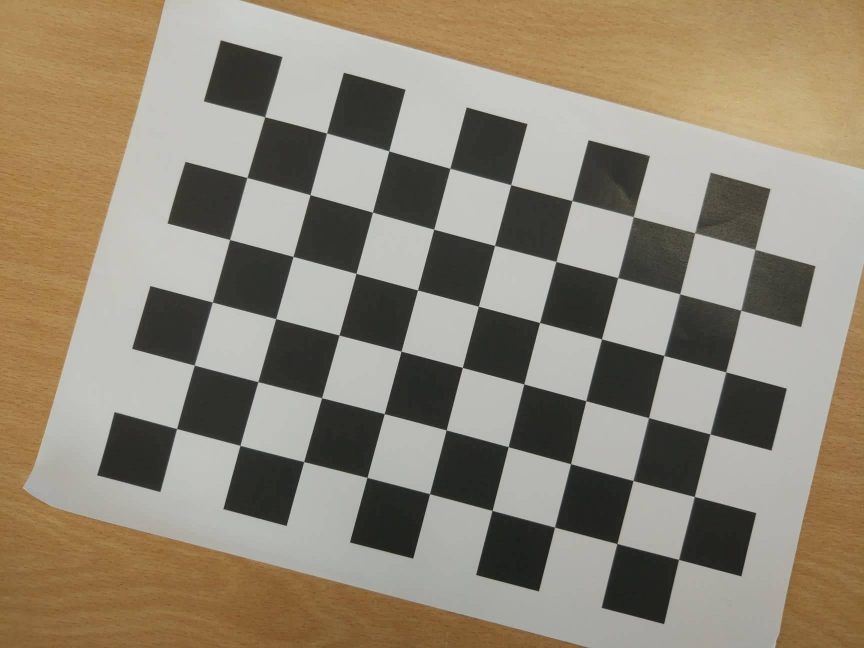
#> input picture calibration/10_calib.jpg, 1728 x 1296 px, found by its file name (shown at 1/2 size); its folder holds 4 pictures in this run
$ python main.py calibration/10_calib.jpg   (older library calls are emulated)
#> lines starting #> are read from the running program, lines starting #| are printed output that depends on the picture; after the words box and inside, x2 and y2 are one past the last pixel; in counts of white or black regions, pixels touching at a corner belong together
import numpy as np
import cv2
import os
import glob
import sys


'''
    Calibration and Undistortion procedure
'''
def calibrateAndUndistort(new_capture):
    criteria = (cv2.TERM_CRITERIA_EPS + cv2.TERM_CRITERIA_MAX_ITER, 30, 0.001)

    objp = np.zeros((9 * 6, 3), np.float32)
    objp[:, :2] = np.mgrid[0:6, 0:9].T.reshape(-1, 2)

    objpoints = []
    imgpoints = []

    images = glob.glob('calibration/*_calib.jpg')
    for fname in images:
        img = cv2.imread(fname)
        gray = cv2.cvtColor(img, cv2.COLOR_BGR2GRAY)

        ret, corners = cv2.findChessboardCorners(gray, (6, 9), None)

        if ret == True:
            objpoints.append(objp)
            corners2 = cv2.cornerSubPix(gray, corners, (11, 11), (-1, -1), criteria)
            imgpoints.append(corners2)

            img = cv2.drawChessboardCorners(img, (6, 9), corners2, ret)

    cv2.destroyAllWindows()
    ret, mtx, dist, rvecs, tvecs = cv2.calibrateCamera(objpoints, imgpoints, gray.shape[::-1], None, None)

    img = new_capture
    h, w = img.shape[:2]
    newcameramtx, roi = cv2.getOptimalNewCameraMatrix(mtx, dist, (w, h), 1, (w, h))
    img = cv2.undistort(img, mtx, dist, None, newcameramtx)

    return np.uint8(img)


'''
    Matching round algorithm, returning the best candidate at that iteration
'''
# [28 lines left out: function best_match, not called in this run]


'''
    Min absolute distance calc
'''
# [10 lines left out: function minDistanceLine, not called in this run]


'''
    Give an template (img), the line coordinates and the label of the given template,
    finds the nearest line, predicting the note
'''
# [31 lines left out: function best_match_note, not called in this run]


'''
    Custom image processing sequence applied on the input image and on the templates
'''
# [10 lines left out: function preprocess, not called in this run]


'''
    Main
'''
# [101 lines left out: function run, not called in this run]


'''
    Auxiliary function to get the chess rectangles and afterwards delete it (paint as white)
'''
# [24 lines left out: function getChessRectangle, not called in this run]


'''
    Finds chessboards centers on the input img and applies perspective transformation
'''
def findChessboards(img):#
    pattern_size = (3,3)
    centers = []
    while(True):
        ret, corners = cv2.findChessboardCorners(img, pattern_size, None)
        # If found, add object points, image points
        if ret == True:
            # Draw and display the corners
            cv2.drawChessboardCorners(img, pattern_size, corners, ret)
            center = corners[4]
            centers.append(center)
            maxHeight, minHeight, maxWidth, minWidth = getChessRectangle(corners)

            offset = np.float32(50)
            cv2.rectangle(img, (minHeight-offset, minWidth-offset), (maxHeight+offset, maxWidth+offset), (255, 255, 255), cv2.FILLED)

        if ret == False:
            break

    sorted_ctrs = sorted(centers, key=lambda centers: cv2.boundingRect(centers)[0]* img.shape[0] - cv2.boundingRect(centers)[1] * img.shape[1] )
    lb= sorted_ctrs[0]
    lt= sorted_ctrs[1]
    rb= sorted_ctrs[2]
    rt= sorted_ctrs[3]

    src_pts = np.array([lt[0], rt[0], rb[0], lb[0]], dtype=np.float32)

    warp = perspective_transform(img, src_pts)

    return warp


'''
    Applies perspective transformation based on chess centers
'''
# [22 lines left out: function perspective_transform, not called in this run]


'''
    Reads input image, calibrates and rectifies lens distortion, returning a clean image from perspective transformation
'''
def readCalibUndist(img):
    img = cv2.cvtColor(img, cv2.COLOR_BGR2GRAY)
    img = calibrateAndUndistort(img)
    _, img = cv2.threshold(img, 127, 255, cv2.ADAPTIVE_THRESH_MEAN_C, cv2.THRESH_BINARY)
    img = findChessboards(img)

    return img


################################################################################################################

img = cv2.imread("sheets/"+sys.argv[1])
#> img is the input picture: shape (1296, 1728, 3); mean B, G, R 116.8, 134.3, 144.3
img = readCalibUndist(img)
#> in readCalibUndist, `img = cv2.cvtColor(img, cv2.COLOR_BGR2GRAY)`:
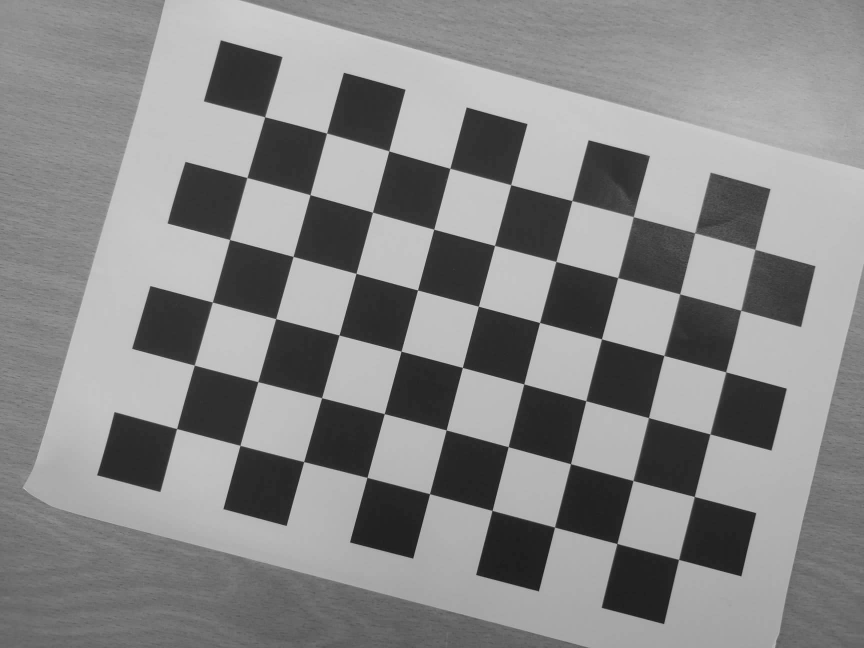
#> img: shape (1296, 1728) (shown at 1/2 size); min 15, max 218, mean 135.3
#> in calibrateAndUndistort, `ret, corners = cv2.findChessboardCorners(gray, (6, 9), None)`: ret = True; corners = 54 rows, first 8: [353.5, 857.5], [389.2, 730.7], [425.3, 604.6], [459.6, 479.6], [494.5, 355.7], [529.9, 234.2], [480.7, 891.4], [516.3, 763.8]
#> in calibrateAndUndistort, `corners2 = cv2.cornerSubPix(gray, corners, (11, 11), (-1, -1), criteria)`: corners2 = 54 rows, first 8: [353.7, 857.6], [389.1, 730.7], [425.2, 604.6], [459.6, 479.5], [494.4, 355.6], [529.9, 234.2], [480.5, 891.2], [516.3, 763.8]
#> in calibrateAndUndistort, `img = cv2.drawChessboardCorners(img, (6, 9), corners2, ret)`:
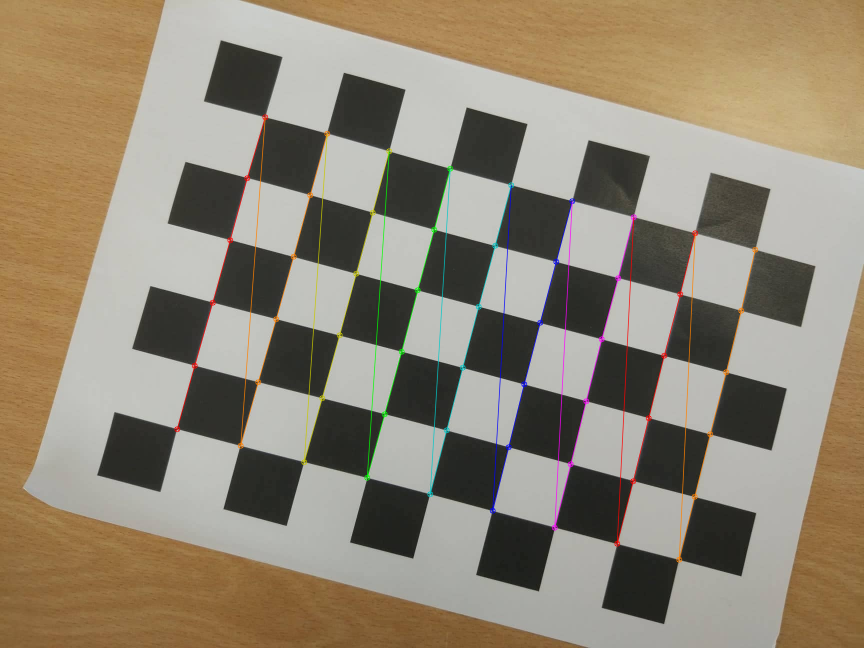
#> img: shape (1296, 1728, 3) (shown at 1/2 size); 1.65% of pixels changed, all inside (x1, y1, x2, y2) = (348, 228, 1517, 1126)
#> pass 2 of the loop in calibrateAndUndistort, `for fname in images:`:
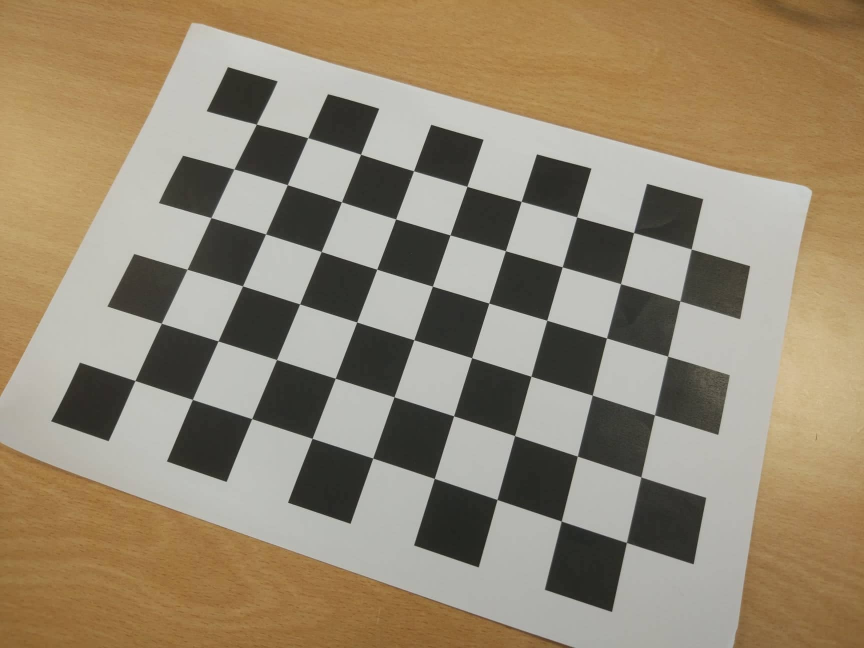
#> input picture calibration/1_calib.jpg, 1728 x 1296 px (shown at 1/2 size)
#> in calibrateAndUndistort, img is the input picture: shape (1296, 1728, 3); mean B, G, R 113.1, 135.6, 149.4
#> in calibrateAndUndistort, `gray = cv2.cvtColor(img, cv2.COLOR_BGR2GRAY)`:
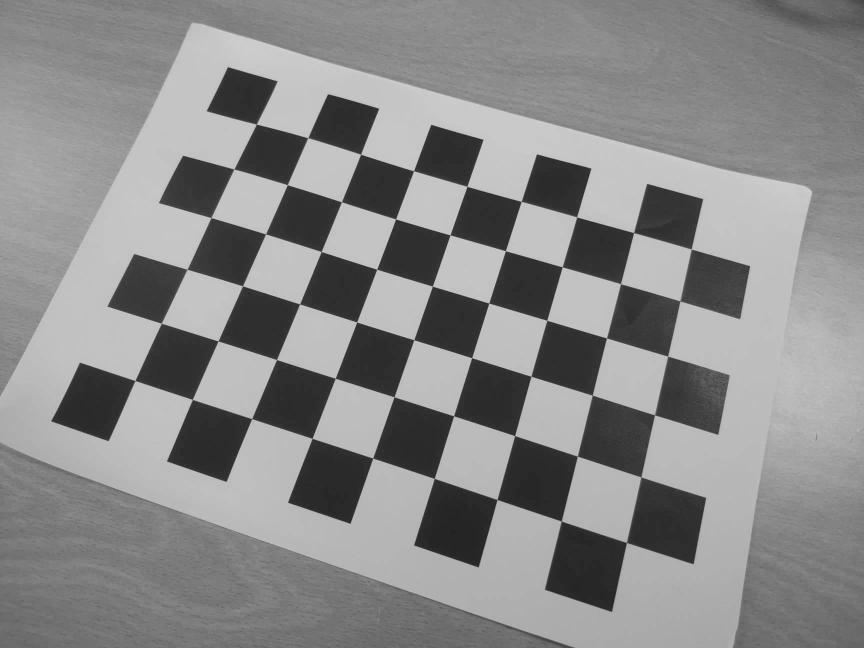
#> gray: shape (1296, 1728) (shown at 1/2 size); min 22, max 227, mean 137.2
#> corners = 54 rows, first 8: [270.4, 761.6], [323.3, 647.1], [374.8, 539], [422.5, 435.8], [468.6, 338.7], [513.5, 249.2], [385.3, 799.3], [436.7, 682.4]
#> corners2 = 54 rows, first 8: [270.4, 761.6], [323.3, 647], [374.6, 539.1], [422.4, 435.6], [468.4, 338.5], [513.3, 248.8], [385.3, 799.3], [436.5, 682.4]
#> in calibrateAndUndistort, `img = cv2.drawChessboardCorners(img, (6, 9), corners2, ret)`:
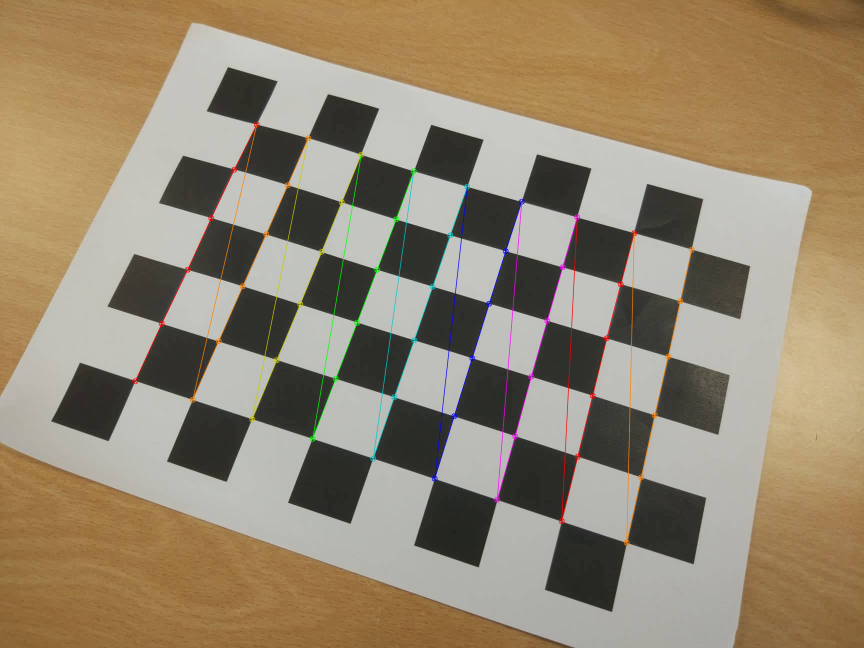
#> img: shape (1296, 1728, 3) (shown at 1/2 size); 1.49% of pixels changed, all inside (x1, y1, x2, y2) = (264, 243, 1390, 1092)
#> pass 3 of the loop in calibrateAndUndistort, `for fname in images:`:
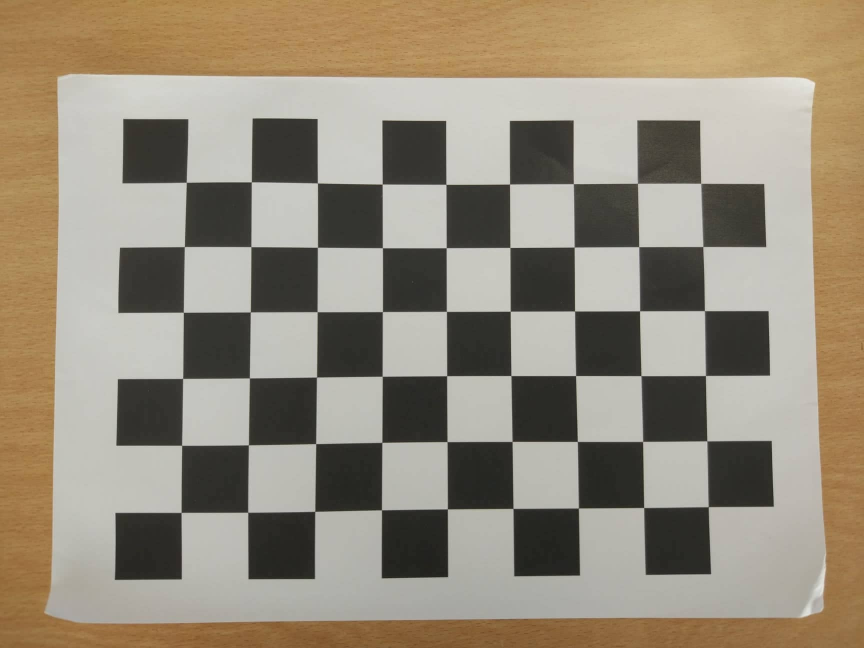
#> input picture calibration/2_calib.jpg, 1728 x 1296 px (shown at 1/2 size)
#> in calibrateAndUndistort, img is the input picture: shape (1296, 1728, 3); mean B, G, R 122.1, 139.3, 149.4
#> in calibrateAndUndistort, `gray = cv2.cvtColor(img, cv2.COLOR_BGR2GRAY)`:
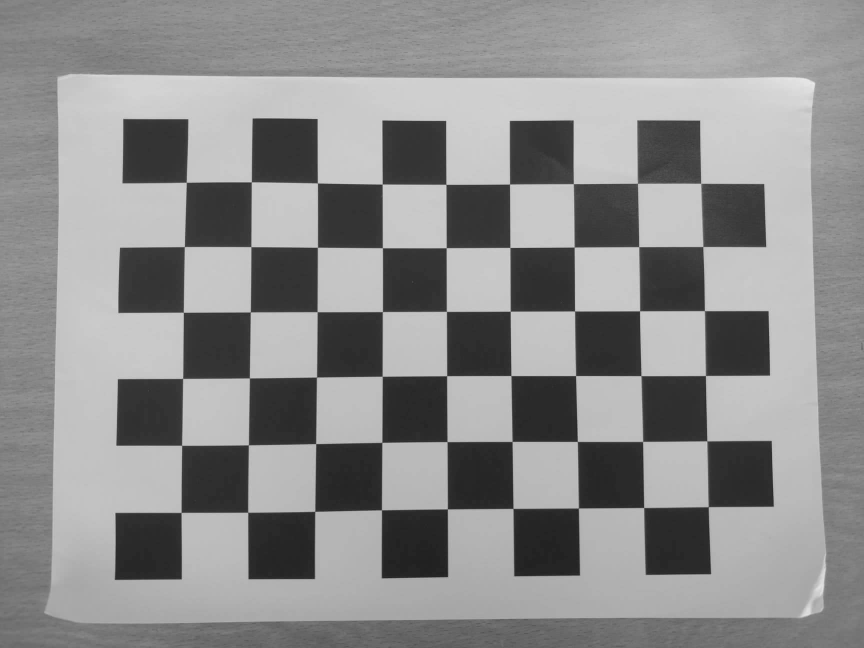
#> gray: shape (1296, 1728) (shown at 1/2 size); min 29, max 240, mean 140.4
#> corners = 54 rows, first 8: [362.6, 1025.3], [363.7, 891.3], [366, 757.3], [367.4, 624.9], [369.4, 493.7], [372.9, 365.1], [495.7, 1024.8], [497.3, 890.2]
#> corners2 = 54 rows, first 8: [362.7, 1025.3], [363.7, 891.1], [365.9, 757.3], [367.2, 624.9], [369.3, 493.7], [373, 365], [496, 1024.9], [497.3, 890.2]
#> in calibrateAndUndistort, `img = cv2.drawChessboardCorners(img, (6, 9), corners2, ret)`:
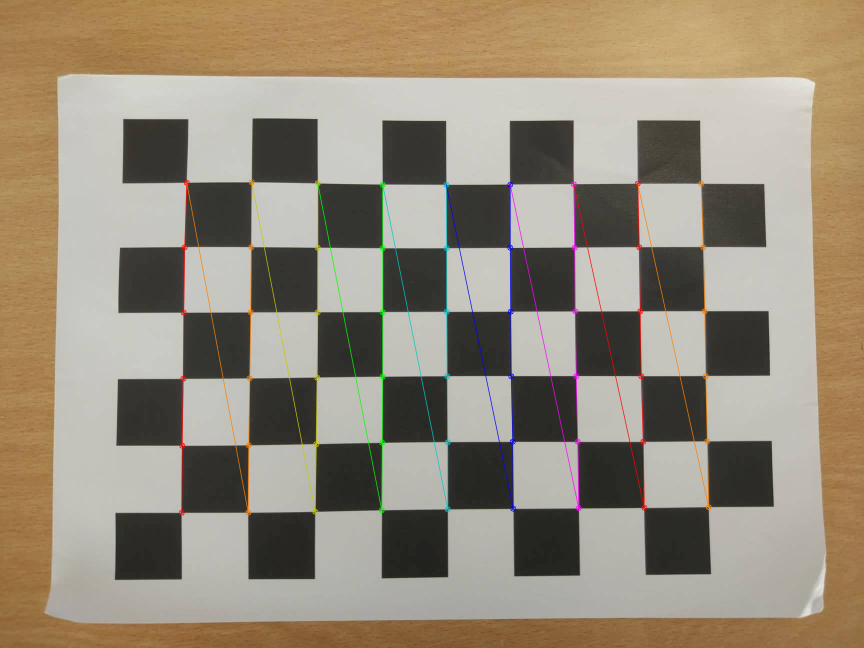
#> img: shape (1296, 1728, 3) (shown at 1/2 size); 1.68% of pixels changed, all inside (x1, y1, x2, y2) = (357, 358, 1424, 1032)
#> the loop made 4 passes; the first 3 are shown
#> in calibrateAndUndistort, `img = cv2.undistort(img, mtx, dist, None, newcameramtx)`:
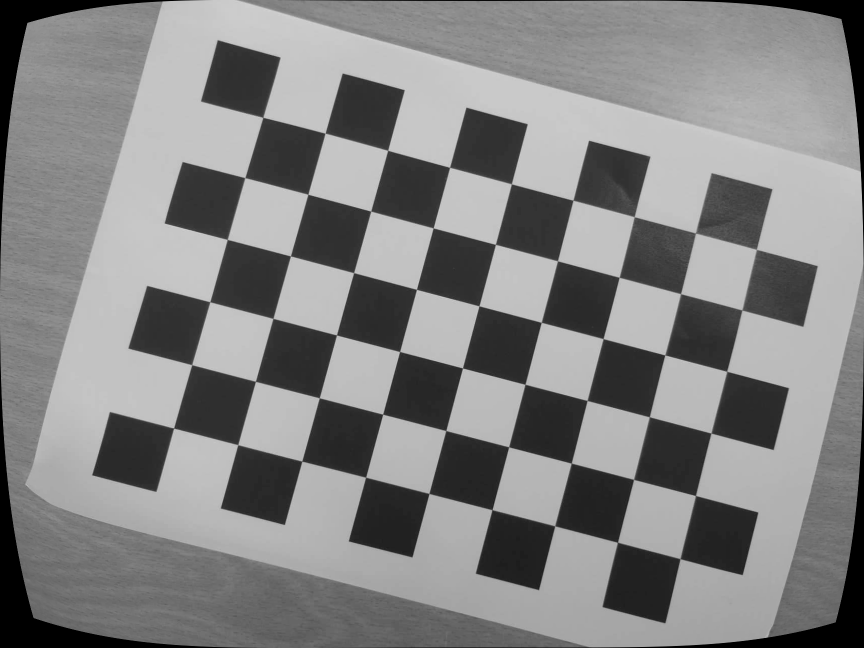
#> img: shape (1296, 1728) (shown at 1/2 size); min 0, max 215, mean 130.9
#> in readCalibUndist, `_, img = cv2.threshold(img, 127, 255, cv2.ADAPTIVE_THRESH_MEAN_C, cv2...`:
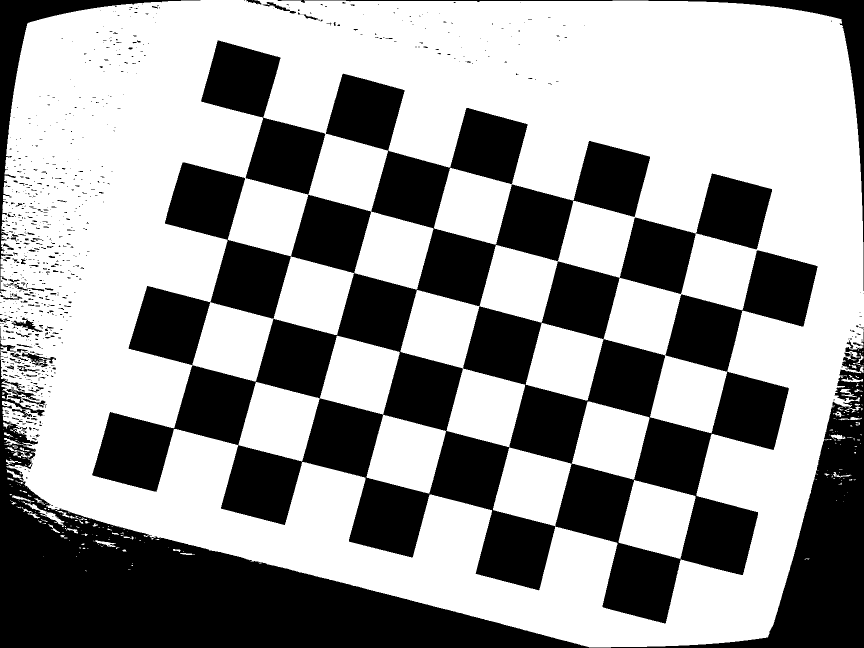
#> img: shape (1296, 1728) (shown at 1/2 size); 60.7% white; 792 black regions (682 under 20 px), largest, box (x1, y1, x2, y2) and area: (184, 147, 1635, 1247) 500580, (0, 655, 1728, 1296) 255526, (402, 81, 651, 389) 32674
#> the loop in findChessboards, `while(True):` made 1 pass
#> ret on pass 1: False
#> after the loop in findChessboards, `while(True):`: centers = []
#> (the run stopped early here; a loop or call above may not have finished)
